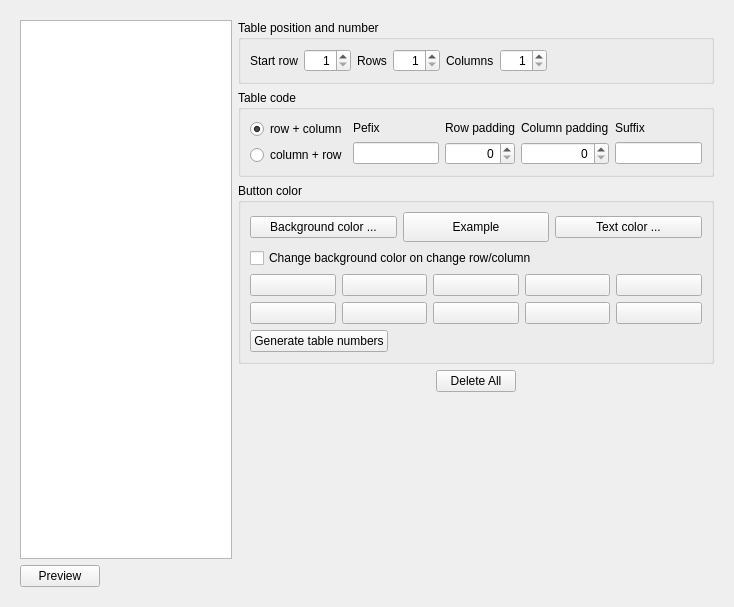
<?xml version="1.0" encoding="UTF-8"?>
<ui version="4.0">
 <class>SeatMapWidget</class>
 <widget class="QWidget" name="SeatMapWidget">
  <property name="geometry">
   <rect>
    <x>0</x>
    <y>0</y>
    <width>734</width>
    <height>607</height>
   </rect>
  </property>
  <property name="font">
   <font>
    <kerning>true</kerning>
   </font>
  </property>
  <property name="windowTitle">
   <string>Seat Map</string>
  </property>
  <layout class="QVBoxLayout" name="verticalLayout_11">
   <item>
    <widget class="QStackedWidget" name="stackedWidget">
     <property name="currentIndex">
      <number>0</number>
     </property>
     <widget class="QWidget" name="pageList">
      <layout class="QVBoxLayout" name="verticalLayout_13">
       <item>
        <layout class="QVBoxLayout" name="verticalLayout_12">
         <item>
          <layout class="QHBoxLayout" name="horizontalLayout_11">
           <item>
            <widget class="EnhancedTableView" name="tableView"/>
           </item>
           <item>
            <layout class="QVBoxLayout" name="verticalLayout_10">
             <item>
              <widget class="QGroupBox" name="groupBoxTablePosition">
               <property name="title">
                <string>Table position and number</string>
               </property>
               <layout class="QVBoxLayout" name="verticalLayout_9">
                <item>
                 <layout class="QHBoxLayout" name="horizontalLayout_6">
                  <item>
                   <layout class="QHBoxLayout" name="horizontalLayout_7">
                    <property name="sizeConstraint">
                     <enum>QLayout::SizeConstraint::SetMinimumSize</enum>
                    </property>
                    <item>
                     <widget class="QLabel" name="label_6">
                      <property name="text">
                       <string>Start row</string>
                      </property>
                     </widget>
                    </item>
                    <item>
                     <widget class="QSpinBox" name="spinBoxStartRow">
                      <property name="alignment">
                       <set>Qt::AlignmentFlag::AlignRight|Qt::AlignmentFlag::AlignTrailing|Qt::AlignmentFlag::AlignVCenter</set>
                      </property>
                      <property name="minimum">
                       <number>1</number>
                      </property>
                      <property name="maximum">
                       <number>999</number>
                      </property>
                      <property name="value">
                       <number>1</number>
                      </property>
                     </widget>
                    </item>
                    <item>
                     <widget class="QLabel" name="label_7">
                      <property name="text">
                       <string>Rows</string>
                      </property>
                     </widget>
                    </item>
                    <item>
                     <widget class="QSpinBox" name="spinBoxNumRows">
                      <property name="alignment">
                       <set>Qt::AlignmentFlag::AlignRight|Qt::AlignmentFlag::AlignTrailing|Qt::AlignmentFlag::AlignVCenter</set>
                      </property>
                      <property name="minimum">
                       <number>1</number>
                      </property>
                      <property name="maximum">
                       <number>999</number>
                      </property>
                      <property name="value">
                       <number>1</number>
                      </property>
                     </widget>
                    </item>
                    <item>
                     <widget class="QLabel" name="label_8">
                      <property name="text">
                       <string>Columns</string>
                      </property>
                     </widget>
                    </item>
                    <item>
                     <widget class="QSpinBox" name="spinBoxNumColumns">
                      <property name="alignment">
                       <set>Qt::AlignmentFlag::AlignRight|Qt::AlignmentFlag::AlignTrailing|Qt::AlignmentFlag::AlignVCenter</set>
                      </property>
                      <property name="minimum">
                       <number>1</number>
                      </property>
                      <property name="maximum">
                       <number>999</number>
                      </property>
                      <property name="value">
                       <number>1</number>
                      </property>
                     </widget>
                    </item>
                   </layout>
                  </item>
                  <item>
                   <spacer name="horizontalSpacer">
                    <property name="orientation">
                     <enum>Qt::Orientation::Horizontal</enum>
                    </property>
                    <property name="sizeHint" stdset="0">
                     <size>
                      <width>0</width>
                      <height>0</height>
                     </size>
                    </property>
                   </spacer>
                  </item>
                 </layout>
                </item>
               </layout>
              </widget>
             </item>
             <item>
              <widget class="QGroupBox" name="groupBoxTableCode">
               <property name="title">
                <string>Table code</string>
               </property>
               <layout class="QVBoxLayout" name="verticalLayout_8">
                <item>
                 <layout class="QHBoxLayout" name="horizontalLayout_2">
                  <item>
                   <layout class="QVBoxLayout" name="verticalLayout_2">
                    <item>
                     <widget class="QRadioButton" name="radioButtonRowColumn">
                      <property name="text">
                       <string>row + column</string>
                      </property>
                      <property name="checked">
                       <bool>true</bool>
                      </property>
                     </widget>
                    </item>
                    <item>
                     <widget class="QRadioButton" name="radioButtonColumnRow">
                      <property name="text">
                       <string>column + row</string>
                      </property>
                     </widget>
                    </item>
                   </layout>
                  </item>
                  <item>
                   <layout class="QGridLayout" name="gridLayout">
                    <item row="0" column="0">
                     <widget class="QLabel" name="label_9">
                      <property name="text">
                       <string>Pefix</string>
                      </property>
                     </widget>
                    </item>
                    <item row="0" column="1">
                     <widget class="QLabel" name="label_10">
                      <property name="text">
                       <string>Row padding</string>
                      </property>
                     </widget>
                    </item>
                    <item row="0" column="2">
                     <widget class="QLabel" name="label_11">
                      <property name="text">
                       <string>Column padding</string>
                      </property>
                     </widget>
                    </item>
                    <item row="0" column="3">
                     <widget class="QLabel" name="label_12">
                      <property name="text">
                       <string>Suffix</string>
                      </property>
                     </widget>
                    </item>
                    <item row="1" column="0">
                     <widget class="QLineEdit" name="lineEditPrefix">
                      <property name="alignment">
                       <set>Qt::AlignmentFlag::AlignRight|Qt::AlignmentFlag::AlignTrailing|Qt::AlignmentFlag::AlignVCenter</set>
                      </property>
                     </widget>
                    </item>
                    <item row="1" column="1">
                     <widget class="QSpinBox" name="spinBoxRowPadding">
                      <property name="alignment">
                       <set>Qt::AlignmentFlag::AlignRight|Qt::AlignmentFlag::AlignTrailing|Qt::AlignmentFlag::AlignVCenter</set>
                      </property>
                      <property name="maximum">
                       <number>15</number>
                      </property>
                     </widget>
                    </item>
                    <item row="1" column="2">
                     <widget class="QSpinBox" name="spinBoxColumnPadding">
                      <property name="alignment">
                       <set>Qt::AlignmentFlag::AlignRight|Qt::AlignmentFlag::AlignTrailing|Qt::AlignmentFlag::AlignVCenter</set>
                      </property>
                      <property name="maximum">
                       <number>99999</number>
                      </property>
                     </widget>
                    </item>
                    <item row="1" column="3">
                     <widget class="QLineEdit" name="lineEditSuffix"/>
                    </item>
                   </layout>
                  </item>
                 </layout>
                </item>
               </layout>
              </widget>
             </item>
             <item>
              <widget class="QGroupBox" name="groupBoxButtonColor">
               <property name="title">
                <string>Button color</string>
               </property>
               <layout class="QVBoxLayout" name="verticalLayout">
                <item>
                 <layout class="QHBoxLayout" name="horizontalLayout_5">
                  <item>
                   <widget class="QPushButton" name="pushButtonChooseBackground">
                    <property name="text">
                     <string>Background color ...</string>
                    </property>
                   </widget>
                  </item>
                  <item>
                   <widget class="ButtonItemExample" name="pushButtonExample">
                    <property name="sizePolicy">
                     <sizepolicy hsizetype="Minimum" vsizetype="Fixed">
                      <horstretch>0</horstretch>
                      <verstretch>0</verstretch>
                     </sizepolicy>
                    </property>
                    <property name="minimumSize">
                     <size>
                      <width>0</width>
                      <height>30</height>
                     </size>
                    </property>
                    <property name="baseSize">
                     <size>
                      <width>0</width>
                      <height>0</height>
                     </size>
                    </property>
                    <property name="text">
                     <string>Example</string>
                    </property>
                   </widget>
                  </item>
                  <item>
                   <widget class="QPushButton" name="pushButtonChooseText">
                    <property name="text">
                     <string>Text color ...</string>
                    </property>
                   </widget>
                  </item>
                 </layout>
                </item>
                <item>
                 <widget class="QCheckBox" name="checkBoxChangeBackgroundColor">
                  <property name="text">
                   <string>Change background color on change row/column</string>
                  </property>
                 </widget>
                </item>
                <item>
                 <layout class="QGridLayout" name="gridLayout_2">
                  <item row="0" column="3">
                   <widget class="ButtonColor" name="pushButtonBGC4">
                    <property name="text">
                     <string/>
                    </property>
                    <property name="flat">
                     <bool>false</bool>
                    </property>
                   </widget>
                  </item>
                  <item row="0" column="4">
                   <widget class="ButtonColor" name="pushButtonBGC5">
                    <property name="text">
                     <string/>
                    </property>
                    <property name="flat">
                     <bool>false</bool>
                    </property>
                   </widget>
                  </item>
                  <item row="0" column="1">
                   <widget class="ButtonColor" name="pushButtonBGC2">
                    <property name="text">
                     <string/>
                    </property>
                    <property name="checkable">
                     <bool>false</bool>
                    </property>
                    <property name="flat">
                     <bool>false</bool>
                    </property>
                   </widget>
                  </item>
                  <item row="0" column="2">
                   <widget class="ButtonColor" name="pushButtonBGC3">
                    <property name="text">
                     <string/>
                    </property>
                    <property name="flat">
                     <bool>false</bool>
                    </property>
                   </widget>
                  </item>
                  <item row="0" column="0">
                   <widget class="ButtonColor" name="pushButtonBGC1">
                    <property name="enabled">
                     <bool>true</bool>
                    </property>
                    <property name="text">
                     <string/>
                    </property>
                    <property name="flat">
                     <bool>false</bool>
                    </property>
                   </widget>
                  </item>
                  <item row="1" column="0">
                   <widget class="ButtonColor" name="pushButtonBGC6">
                    <property name="text">
                     <string/>
                    </property>
                    <property name="flat">
                     <bool>false</bool>
                    </property>
                   </widget>
                  </item>
                  <item row="1" column="2">
                   <widget class="ButtonColor" name="pushButtonBGC8">
                    <property name="text">
                     <string/>
                    </property>
                    <property name="flat">
                     <bool>false</bool>
                    </property>
                   </widget>
                  </item>
                  <item row="1" column="1">
                   <widget class="ButtonColor" name="pushButtonBGC7">
                    <property name="text">
                     <string/>
                    </property>
                    <property name="flat">
                     <bool>false</bool>
                    </property>
                   </widget>
                  </item>
                  <item row="1" column="3">
                   <widget class="ButtonColor" name="pushButtonBGC9">
                    <property name="text">
                     <string/>
                    </property>
                    <property name="flat">
                     <bool>false</bool>
                    </property>
                   </widget>
                  </item>
                  <item row="1" column="4">
                   <widget class="ButtonColor" name="pushButtonBGC10">
                    <property name="text">
                     <string/>
                    </property>
                    <property name="flat">
                     <bool>false</bool>
                    </property>
                   </widget>
                  </item>
                 </layout>
                </item>
                <item>
                 <layout class="QHBoxLayout" name="horizontalLayout_10">
                  <item>
                   <widget class="QPushButton" name="pushButtonGenerateTables">
                    <property name="text">
                     <string>Generate table numbers</string>
                    </property>
                   </widget>
                  </item>
                  <item>
                   <spacer name="horizontalSpacer_4">
                    <property name="orientation">
                     <enum>Qt::Orientation::Horizontal</enum>
                    </property>
                    <property name="sizeHint" stdset="0">
                     <size>
                      <width>40</width>
                      <height>20</height>
                     </size>
                    </property>
                   </spacer>
                  </item>
                 </layout>
                </item>
               </layout>
              </widget>
             </item>
             <item>
              <layout class="QHBoxLayout" name="horizontalLayout_8">
               <item>
                <spacer name="horizontalSpacer_2">
                 <property name="orientation">
                  <enum>Qt::Orientation::Horizontal</enum>
                 </property>
                 <property name="sizeHint" stdset="0">
                  <size>
                   <width>40</width>
                   <height>20</height>
                  </size>
                 </property>
                </spacer>
               </item>
               <item>
                <widget class="QPushButton" name="pushButtonDeleteAll">
                 <property name="styleSheet">
                  <string notr="true"/>
                 </property>
                 <property name="text">
                  <string>Delete All</string>
                 </property>
                </widget>
               </item>
               <item>
                <spacer name="horizontalSpacer_6">
                 <property name="orientation">
                  <enum>Qt::Orientation::Horizontal</enum>
                 </property>
                 <property name="sizeHint" stdset="0">
                  <size>
                   <width>40</width>
                   <height>20</height>
                  </size>
                 </property>
                </spacer>
               </item>
              </layout>
             </item>
             <item>
              <spacer name="verticalSpacer">
               <property name="orientation">
                <enum>Qt::Orientation::Vertical</enum>
               </property>
               <property name="sizeHint" stdset="0">
                <size>
                 <width>20</width>
                 <height>40</height>
                </size>
               </property>
              </spacer>
             </item>
            </layout>
           </item>
          </layout>
         </item>
         <item>
          <layout class="QHBoxLayout" name="horizontalLayout_9">
           <item>
            <widget class="QPushButton" name="pushButtonPreview">
             <property name="text">
              <string>Preview</string>
             </property>
            </widget>
           </item>
           <item>
            <spacer name="horizontalSpacer_5">
             <property name="orientation">
              <enum>Qt::Orientation::Horizontal</enum>
             </property>
             <property name="sizeHint" stdset="0">
              <size>
               <width>40</width>
               <height>20</height>
              </size>
             </property>
            </spacer>
           </item>
          </layout>
         </item>
        </layout>
       </item>
      </layout>
     </widget>
     <widget class="QWidget" name="pagePreview">
      <layout class="QVBoxLayout" name="verticalLayout_4">
       <item>
        <widget class="QScrollArea" name="scrollArea">
         <property name="widgetResizable">
          <bool>true</bool>
         </property>
         <widget class="QWidget" name="scrollAreaWidgetContents">
          <property name="geometry">
           <rect>
            <x>0</x>
            <y>0</y>
            <width>684</width>
            <height>492</height>
           </rect>
          </property>
          <layout class="QVBoxLayout" name="verticalLayout_7">
           <item>
            <widget class="QFrame" name="framePreview">
             <property name="frameShape">
              <enum>QFrame::Shape::StyledPanel</enum>
             </property>
             <property name="frameShadow">
              <enum>QFrame::Shadow::Raised</enum>
             </property>
             <layout class="QVBoxLayout" name="verticalLayout_6">
              <property name="leftMargin">
               <number>5</number>
              </property>
              <property name="topMargin">
               <number>5</number>
              </property>
              <property name="rightMargin">
               <number>5</number>
              </property>
              <property name="bottomMargin">
               <number>5</number>
              </property>
              <item>
               <layout class="QGridLayout" name="gridLayoutPreview">
                <property name="sizeConstraint">
                 <enum>QLayout::SizeConstraint::SetMinimumSize</enum>
                </property>
               </layout>
              </item>
             </layout>
            </widget>
           </item>
          </layout>
         </widget>
        </widget>
       </item>
       <item>
        <layout class="QHBoxLayout" name="horizontalLayout_4">
         <item>
          <widget class="QPushButton" name="pushButtonEdit">
           <property name="text">
            <string>Edit</string>
           </property>
           <property name="checkable">
            <bool>false</bool>
           </property>
          </widget>
         </item>
         <item>
          <spacer name="horizontalSpacer_3">
           <property name="orientation">
            <enum>Qt::Orientation::Horizontal</enum>
           </property>
           <property name="sizeHint" stdset="0">
            <size>
             <width>40</width>
             <height>20</height>
            </size>
           </property>
          </spacer>
         </item>
         <item>
          <widget class="QGroupBox" name="groupBoxBaseGeometry">
           <property name="title">
            <string>Base geometry</string>
           </property>
           <layout class="QVBoxLayout" name="verticalLayout_3">
            <property name="topMargin">
             <number>0</number>
            </property>
            <property name="bottomMargin">
             <number>0</number>
            </property>
            <item>
             <layout class="QHBoxLayout" name="horizontalLayout">
              <item>
               <widget class="QLabel" name="label">
                <property name="text">
                 <string>Rows</string>
                </property>
               </widget>
              </item>
              <item>
               <widget class="QSpinBox" name="spinBoxRows">
                <property name="alignment">
                 <set>Qt::AlignmentFlag::AlignRight|Qt::AlignmentFlag::AlignTrailing|Qt::AlignmentFlag::AlignVCenter</set>
                </property>
               </widget>
              </item>
              <item>
               <widget class="QLabel" name="label_2">
                <property name="text">
                 <string>Columns</string>
                </property>
               </widget>
              </item>
              <item>
               <widget class="QSpinBox" name="spinBoxColumns">
                <property name="alignment">
                 <set>Qt::AlignmentFlag::AlignRight|Qt::AlignmentFlag::AlignTrailing|Qt::AlignmentFlag::AlignVCenter</set>
                </property>
               </widget>
              </item>
              <item>
               <widget class="QLabel" name="label_3">
                <property name="text">
                 <string>Spacing</string>
                </property>
               </widget>
              </item>
              <item>
               <widget class="QSpinBox" name="spinBoxSpacing">
                <property name="alignment">
                 <set>Qt::AlignmentFlag::AlignRight|Qt::AlignmentFlag::AlignTrailing|Qt::AlignmentFlag::AlignVCenter</set>
                </property>
               </widget>
              </item>
             </layout>
            </item>
           </layout>
          </widget>
         </item>
         <item>
          <widget class="QGroupBox" name="groupBoxMinimunSize">
           <property name="title">
            <string>Minimum size</string>
           </property>
           <layout class="QVBoxLayout" name="verticalLayout_5">
            <property name="topMargin">
             <number>0</number>
            </property>
            <property name="bottomMargin">
             <number>0</number>
            </property>
            <item>
             <layout class="QHBoxLayout" name="horizontalLayout_3">
              <item>
               <widget class="QLabel" name="label_4">
                <property name="text">
                 <string>Width</string>
                </property>
               </widget>
              </item>
              <item>
               <widget class="QSpinBox" name="spinBoxMinWidth">
                <property name="alignment">
                 <set>Qt::AlignmentFlag::AlignRight|Qt::AlignmentFlag::AlignTrailing|Qt::AlignmentFlag::AlignVCenter</set>
                </property>
                <property name="minimum">
                 <number>30</number>
                </property>
                <property name="maximum">
                 <number>300</number>
                </property>
               </widget>
              </item>
              <item>
               <widget class="QLabel" name="label_5">
                <property name="text">
                 <string>Height</string>
                </property>
               </widget>
              </item>
              <item>
               <widget class="QSpinBox" name="spinBoxMinHeight">
                <property name="alignment">
                 <set>Qt::AlignmentFlag::AlignRight|Qt::AlignmentFlag::AlignTrailing|Qt::AlignmentFlag::AlignVCenter</set>
                </property>
                <property name="minimum">
                 <number>30</number>
                </property>
                <property name="maximum">
                 <number>300</number>
                </property>
               </widget>
              </item>
             </layout>
            </item>
           </layout>
          </widget>
         </item>
        </layout>
       </item>
      </layout>
     </widget>
    </widget>
   </item>
  </layout>
 </widget>
 <customwidgets>
  <customwidget>
   <class>EnhancedTableView</class>
   <extends>QTableView</extends>
   <header>App.Widget.View</header>
  </customwidget>
  <customwidget>
   <class>ButtonItemExample</class>
   <extends>QPushButton</extends>
   <header>App.Widget.Control</header>
  </customwidget>
  <customwidget>
   <class>ButtonColor</class>
   <extends>QPushButton</extends>
   <header>App.Widget.Control</header>
  </customwidget>
 </customwidgets>
 <resources/>
 <connections/>
</ui>
